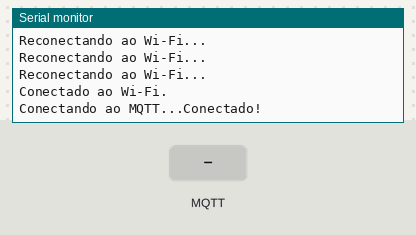
Simulated run of this sketch. Board: ESP32. On the bench: the last lines printed to the serial monitor. Inputs (shaded band) come from the test bench. WiFi joins after 1.5 s; servers stay silent unless stated; no MQTT or app messages arrive unless stated.

Above: at 2.7 s.
2.8 s: MQTT message "1" arrives on the first subscribed topic
At 4.7 s:
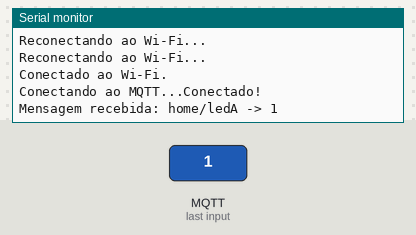
5.0 s: MQTT message "on" arrives on the first subscribed topic
At 6.5 s:
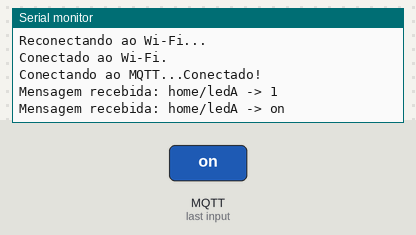
7.0 s: MQTT message "off" arrives on the first subscribed topic
At 8.0 s:
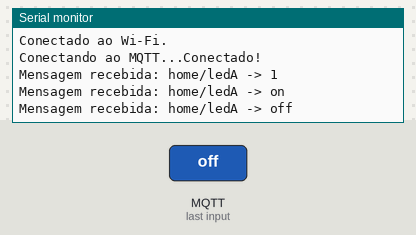
9.0 s: MQTT message "1" arrives on the second subscribed topic
At 10.7 s:
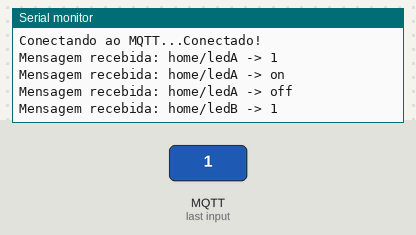
11.0 s: MQTT message "on" arrives on the second subscribed topic
At 12.4 s:
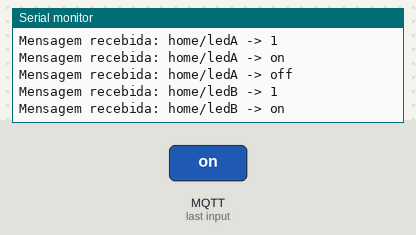
13.0 s: MQTT message "off" arrives on the second subscribed topic
At 14.0 s:
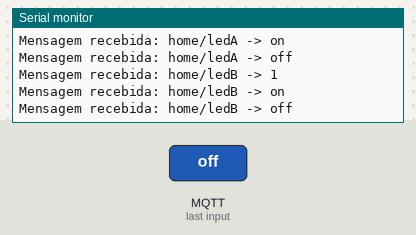

The sketch:

mqtt.ino
```cpp
#include <WiFi.h>
#include <PubSubClient.h>

const char *SSID = "SeuSSID";
const char *PASSWORD = "SuaSenha";
#define BROKER_ADDRESS "mqtt-dashboard.com"
#define BROKER_PORT 1883
#define ID_DEVICE "ESP32_LED_Controller"

WiFiClient espClient;
PubSubClient MQTT(espClient);

#define TOPIC_LED_A "home/ledA"
#define TOPIC_LED_B "home/ledB"

void reconnectWiFi() {
  if (WiFi.status() == WL_CONNECTED)
    return;

  WiFi.begin(SSID, PASSWORD);
  while (WiFi.status() != WL_CONNECTED) {
    delay(100);
    Serial.println("Reconectando ao Wi-Fi...");
  }
  Serial.println("Conectado ao Wi-Fi.");
}

void initMQTT() {
  MQTT.setServer(BROKER_ADDRESS, BROKER_PORT);
}

void reconnectMQTT() {
  while (!MQTT.connected()) {
    Serial.print("Conectando ao MQTT...");
    if (MQTT.connect(ID_DEVICE)) {
      Serial.println("Conectado!");
      MQTT.subscribe(TOPIC_LED_A);
      MQTT.subscribe(TOPIC_LED_B);
    } else {
      Serial.print("Falha, rc=");
      Serial.print(MQTT.state());
      delay(2000);
    }
  }
}

void callback(char* topic, byte* payload, unsigned int length) {
  Serial.print("Mensagem recebida: ");
  Serial.print(topic);
  Serial.print(" -> ");
  for (int i = 0; i < length; i++) {
    Serial.print((char)payload[i]);
  }
  Serial.println();
}

void publishMessages() {
  MQTT.publish(TOPIC_LED_A, "ON");
  MQTT.publish(TOPIC_LED_B, "OFF");
}

void setup() {
  Serial.begin(115200);
  reconnectWiFi();
  initMQTT();
  MQTT.setCallback(callback);
}

void loop() {
  if (!MQTT.connected()) {
    reconnectMQTT();
  }
  MQTT.loop();
  publishMessages();
  delay(2000);
}
```

Measured:
- after the input at 2.8 s, the serial monitor: prints a new line after 0.76 s (image 1)
- after the input at 5.0 s, the serial monitor: prints a new line after 0.56 s (image 2)
- after the input at 7.0 s, the serial monitor: prints a new line after 0.56 s (image 3)
- after the input at 9.0 s, the serial monitor: prints a new line after 0.56 s (image 4)
- after the input at 11.0 s, the serial monitor: prints a new line after 0.56 s (image 5)
- after the input at 13.0 s, the serial monitor: prints a new line after 0.57 s (image 6)
